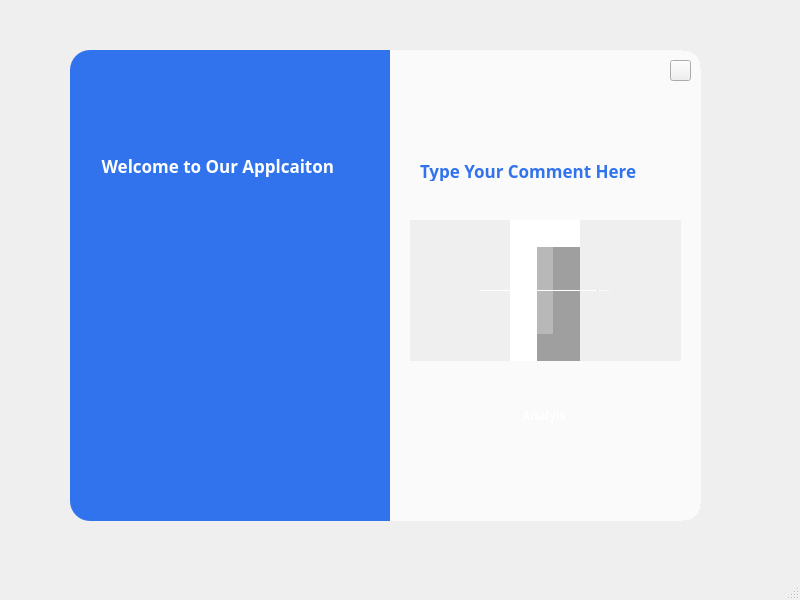
<?xml version="1.0" encoding="UTF-8"?>
<ui version="4.0">
 <class>MainWindow</class>
 <widget class="QMainWindow" name="MainWindow">
  <property name="geometry">
   <rect>
    <x>0</x>
    <y>0</y>
    <width>800</width>
    <height>600</height>
   </rect>
  </property>
  <property name="windowTitle">
   <string>MainWindow</string>
  </property>
  <widget class="QWidget" name="centralwidget">
   <widget class="QWidget" name="widget" native="true">
    <property name="geometry">
     <rect>
      <x>70</x>
      <y>50</y>
      <width>631</width>
      <height>471</height>
     </rect>
    </property>
    <widget class="QLabel" name="windows">
     <property name="geometry">
      <rect>
       <x>0</x>
       <y>0</y>
       <width>631</width>
       <height>471</height>
      </rect>
     </property>
     <property name="font">
      <font>
       <pointsize>5</pointsize>
       <strikeout>false</strikeout>
      </font>
     </property>
     <property name="toolTipDuration">
      <number>1</number>
     </property>
     <property name="styleSheet">
      <string notr="true">background-color: rgb(49, 115, 237);
border-radius: 20px;</string>
     </property>
     <property name="text">
      <string/>
     </property>
     <property name="wordWrap">
      <bool>true</bool>
     </property>
    </widget>
    <widget class="QLabel" name="sub_windows">
     <property name="geometry">
      <rect>
       <x>320</x>
       <y>0</y>
       <width>311</width>
       <height>471</height>
      </rect>
     </property>
     <property name="styleSheet">
      <string notr="true">background-color: rgb(250, 250, 250);
border-top-right-radius : 18px;
border-bottom-right-radius : 18px</string>
     </property>
     <property name="text">
      <string/>
     </property>
    </widget>
    <widget class="QPlainTextEdit" name="label_text_3">
     <property name="enabled">
      <bool>false</bool>
     </property>
     <property name="geometry">
      <rect>
       <x>10</x>
       <y>100</y>
       <width>301</width>
       <height>41</height>
      </rect>
     </property>
     <property name="font">
      <font>
       <family>Kristen ITC</family>
       <pointsize>13</pointsize>
       <weight>75</weight>
       <bold>true</bold>
      </font>
     </property>
     <property name="accessibleDescription">
      <string/>
     </property>
     <property name="styleSheet">
      <string notr="true">
background-color: rgb(49, 115, 237);
color: rgb(255, 255, 255);</string>
     </property>
     <property name="frameShape">
      <enum>QFrame::NoFrame</enum>
     </property>
     <property name="frameShadow">
      <enum>QFrame::Plain</enum>
     </property>
     <property name="lineWidth">
      <number>0</number>
     </property>
     <property name="plainText">
      <string>    Welcome to Our Applcaiton </string>
     </property>
     <property name="textInteractionFlags">
      <set>Qt::NoTextInteraction</set>
     </property>
     <property name="backgroundVisible">
      <bool>false</bool>
     </property>
    </widget>
    <widget class="QLabel" name="output">
     <property name="geometry">
      <rect>
       <x>30</x>
       <y>170</y>
       <width>271</width>
       <height>221</height>
      </rect>
     </property>
     <property name="styleSheet">
      <string notr="true">image: url(:/newPrefix/Frame 1.svg);</string>
     </property>
     <property name="text">
      <string/>
     </property>
     <property name="alignment">
      <set>Qt::AlignLeading|Qt::AlignLeft|Qt::AlignTop</set>
     </property>
    </widget>
    <widget class="QTextEdit" name="input_text">
     <property name="geometry">
      <rect>
       <x>340</x>
       <y>170</y>
       <width>271</width>
       <height>141</height>
      </rect>
     </property>
     <property name="font">
      <font>
       <family>Segoe UI Semibold</family>
       <pointsize>12</pointsize>
       <weight>75</weight>
       <bold>true</bold>
      </font>
     </property>
     <property name="cursor" stdset="0">
      <cursorShape>IBeamCursor</cursorShape>
     </property>
     <property name="autoFillBackground">
      <bool>true</bool>
     </property>
     <property name="styleSheet">
      <string notr="true">image: url(:/newPrefix/Rectangle 3.svg);
color: rgb(255, 255, 255);
border-image: url(:/newPrefix/Rectangle 3.svg);</string>
     </property>
     <property name="frameShape">
      <enum>QFrame::VLine</enum>
     </property>
     <property name="frameShadow">
      <enum>QFrame::Raised</enum>
     </property>
     <property name="lineWidth">
      <number>27</number>
     </property>
     <property name="midLineWidth">
      <number>16</number>
     </property>
     <property name="tabChangesFocus">
      <bool>true</bool>
     </property>
    </widget>
    <widget class="QPushButton" name="Button_analysis">
     <property name="geometry">
      <rect>
       <x>410</x>
       <y>340</y>
       <width>131</width>
       <height>51</height>
      </rect>
     </property>
     <property name="font">
      <font>
       <family>Kristen ITC</family>
       <weight>75</weight>
       <italic>false</italic>
       <bold>true</bold>
       <kerning>true</kerning>
      </font>
     </property>
     <property name="cursor">
      <cursorShape>PointingHandCursor</cursorShape>
     </property>
     <property name="toolTip">
      <string/>
     </property>
     <property name="styleSheet">
      <string notr="true">QPushButton
{
color: rgb(255, 255, 255);
border: 0px;
selection-background-color: rgb(255, 255, 255);
alternate-background-color: rgb(255, 255, 255);
gridline-color: rgb(255, 255, 255);
selection-color: rgb(255, 255, 255);
border-color: rgb(255, 255, 255);
image: url(:/newPrefix/Rectangle 4.svg);
image: url(:/newPrefix/Rectangle 4.svg);
}
QPushButton::hover
{
border: 0px;
image: url(:/newPrefix/Rectangle 5.svg);
}</string>
     </property>
     <property name="text">
      <string>Analyis </string>
     </property>
    </widget>
    <widget class="QLabel" name="label_text_2">
     <property name="geometry">
      <rect>
       <x>350</x>
       <y>110</y>
       <width>251</width>
       <height>21</height>
      </rect>
     </property>
     <property name="font">
      <font>
       <family>Kristen ITC</family>
       <pointsize>13</pointsize>
       <weight>75</weight>
       <bold>true</bold>
      </font>
     </property>
     <property name="styleSheet">
      <string notr="true">color: rgb(49, 115, 237);</string>
     </property>
     <property name="text">
      <string>Type Your Comment Here</string>
     </property>
    </widget>
    <widget class="QPushButton" name="Button_exit">
     <property name="geometry">
      <rect>
       <x>600</x>
       <y>10</y>
       <width>21</width>
       <height>21</height>
      </rect>
     </property>
     <property name="cursor">
      <cursorShape>PointingHandCursor</cursorShape>
     </property>
     <property name="mouseTracking">
      <bool>true</bool>
     </property>
     <property name="styleSheet">
      <string notr="true">QPushButton
{
background-image: url(:/newPrefix/X icone.svg);
border-image: url(:/newPrefix/X icone.svg);
}
QPushButton::hover
{
	border-image: url(:/newPrefix/X icone_hover.svg);

}
</string>
     </property>
     <property name="text">
      <string/>
     </property>
    </widget>
   </widget>
  </widget>
  <widget class="QStatusBar" name="statusbar"/>
 </widget>
 <resources>
  <include location="resources.qrc"/>
 </resources>
 <connections/>
</ui>
